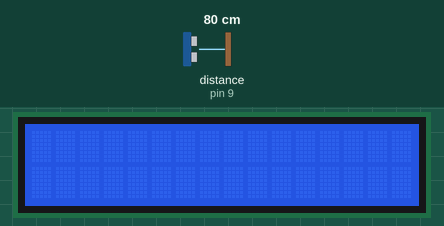
A sketch run on a simulated Arduino Uno, built with avr-gcc and run on an emulated ATmega328P. Parts: 16×2 character LCD. Inputs (shaded band) come from the test bench; at power-on: distance to the obstacle (sensor on pin 9) 80 cm. The echo pulse lasts 58.3 µs per cm; what the sketch prints to the serial monitor is not drawn.

Above: at 1.2 s.
1.3 s: distance to the obstacle (sensor on pin 9) set to 18 cm
4.3 s: distance to the obstacle (sensor on pin 9) set to 14 cm
At 5.5 s:
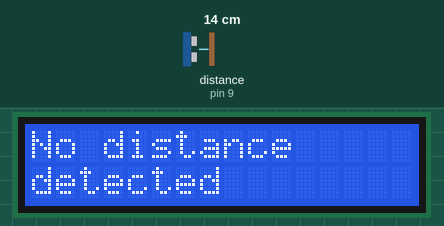
5.8 s: distance to the obstacle (sensor on pin 9) set to 2 cm
At 6.7 s:
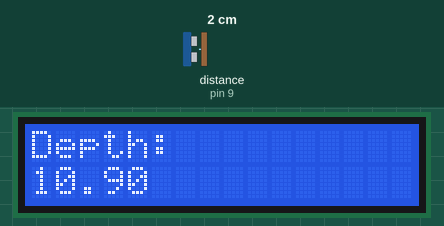
Timing chart, 0 to 8.8 s (numbered marks = the images above; inputs shaded):
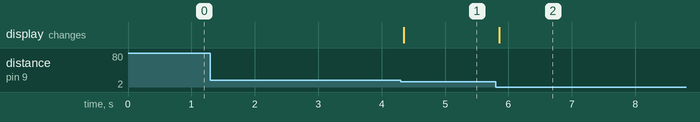

The sketch:

WaterMeasurement3.ino
```cpp
#include <LiquidCrystal_I2C.h>
#include <HCSR04.h>

// Pin definitions for the ultrasonic sensor
#define TRIGGER_PIN 8
#define ECHO_PIN 9

double distance_cm, depth; // Variables to store measured distance and calculated depth

// Ultrasonic sensor and LCD initialization
UltraSonicDistanceSensor distanceSensor(TRIGGER_PIN, ECHO_PIN);
LiquidCrystal_I2C lcd(0x27, 16, 2);

void setup() {
  lcd.init(); // Initialize LCD
  lcd.backlight(); // Turn on LCD backlight
  Serial.begin(9600); // Initialize Serial Monitor
}

void loop() {
  // Measure the distance in centimeters
  distance_cm = distanceSensor.measureDistanceCm();

  // Log the distance to the Serial Monitor
  Serial.print("Measured Distance: ");
  Serial.println(distance_cm);

  if (distance_cm < 17 && distance_cm > 0) { // Only proceed if distance is within a valid range
    depth = 12.90 - distance_cm; // Calculate the depth

    // Update the LCD display
    if (depth >0) {            // Check if no distance is detected
      Serial.println("No distance detected"); // Print a message if no distance is detected
       lcd.clear();
    lcd.setCursor(0, 0);
    lcd.print("Depth:");
    lcd.setCursor(0, 1);
    lcd.print(depth, 2); // Display the depth with 2 decimal places
    delay(250); // Add a small delay to make the display stable

    }
    else {
    // Display a message when no valid distance is detected
    lcd.clear();
    lcd.setCursor(0, 0);
    lcd.print("No distance");
    lcd.setCursor(0, 1);
    lcd.print("detected");
  }}


}
```

Measured:
- the behaviour switches between 17 and 16 cm on distance to the obstacle (sensor on pin 9) (found by bisection; images 0 and 1)
- after the input at 1.3 s, every drawn part: stays the same
- after the input at 4.3 s, the display: changes after 0.05 s (image 1)
- after the input at 5.8 s, the display: changes after 0.05 s (image 2)
